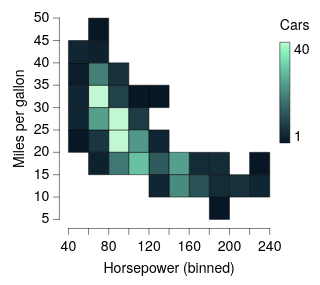

Here is the Vega-Lite specification saved for this chart:
### Vega-Lite specification from a JSON file in a GitHub repository (floating-point values rounded to 4 significant figures; data arrays with more than 128 entries replaced by an {"elided": "..."} marker saying what was removed)
{"background": null, "config": {"arc": {"fill": "#DBDBDB", "fillOpacity": 1.0, "innerRadius": 25.0, "padAngle": 0.03, "stroke": "black", "strokeOpacity": 1, "strokeWidth": 0.25}, "area": {"fill": "#DBDBDB", "fillOpacity": 1.0, "stroke": "black", "strokeOpacity": 1, "strokeWidth": 0.25}, "axis": {"domain": true, "domainCap": "round", "domainColor": "black", "domainWidth": 0.25, "grid": false, "gridCap": "round", "gridColor": "#F1F1F1", "gridDash": [0, 0], "gridOpacity": 1.0, "gridWidth": 0.25, "labelColor": "black", "labelFont": "HelveticaNeue", "labelFontSize": 7, "labelFontStyle": "normal", "labelFontWeight": 400, "offset": 4.5, "ticks": true, "tickCap": "round", "tickColor": "black", "tickRound": false, "tickSize": 3, "tickWidth": 0.25, "titleColor": "black", "titleFont": "HelveticaNeue", "titleFontSize": 7, "titleFontStyle": "normal", "titleFontWeight": 400}, "axisX": {"domain": true, "labelAlign": "center", "labelAngle": 0, "labels": true, "ticks": true, "translate": 0}, "axisY": {"domain": true, "labelAlign": "right", "labelAngle": 0, "labels": true, "ticks": true, "translate": 0}, "axisRight": {"domain": true, "labelAlign": "left", "labelAngle": 0, "labels": true, "ticks": true, "translate": 0}, "axisTop": {"domain": true, "labelAlign": "center", "labelAngle": 0, "labels": true, "ticks": true, "translate": 0}, "axisBand": {"tickOffset": 0}, "bar": {"fill": "#DBDBDB", "fillOpacity": 1.0, "stroke": "black", "strokeOpacity": 1, "strokeWidth": 0.25}, "boxplot": {"size": 9.0, "ticks": {"cornerRadius": 0.25, "fill": "black", "size": 4.5, "thickness": 0.25}, "box": {"fillOpacity": 1.0, "stroke": "black", "strokeOpacity": 1, "strokeWidth": 0.25}, "median": {"fill": "black", "fillOpacity": 1.0, "size": 9.0, "thickness": 0.25}, "rule": {"fill": "black", "fillOpacity": 1.0, "size": 10.0, "stroke": "black", "strokeDash": [0, 0], "strokeOpacity": 1, "strokeWidth": 0.25}, "outliers": {"color": "black", "fill": "black", "fillOpacity": 1.0, "size": 0, "stroke": "black", "strokeOpacity": 1, "strokeWidth": 0.25}}, "circle": {"fill": "black", "fillOpacity": 1.0, "size": 0.5, "stroke": null, "strokeOpacity": 1, "strokeWidth": 0.25}, "errorband": {"band": {"fillOpacity": 0.6, "stroke": null, "strokeWidth": 0.25, "strokeOpacity": 1}, "borders": {"opacity": 0, "strokeOpacity": 0.25, "strokeWidth": 1}}, "errorbar": {"opacity": 1, "rule": {"strokeDash": [0, 0], "strokeWidth": 0.25}, "ticks": {"color": "black", "cornerRadius": 0.125, "opacity": 1, "size": 6.0, "thickness": 0.25}, "thickness": 0.25}, "font": "HelveticaNeue", "geoshape": {"fill": "#DBDBDB", "fillOpacity": 1.0, "stroke": "black", "strokeOpacity": 1, "strokeWidth": 0.25}, "header": {"labelColor": "black", "labelFont": "HelveticaNeue", "labelFontSize": 7, "labelFontStyle": "normal", "labelFontWeight": 400, "titleColor": "black", "titleFont": "HelveticaNeue", "titleFontSize": 7, "titleFontStyle": "normal", "titleFontWeight": 400, "titlePadding": 0}, "legend": {"disable": false, "offset": 4.5, "gradientLength": 50.0, "gradientThickness": 5.0, "gradientOpacity": 1.0, "gradientStrokeColor": "black", "gradientStrokeWidth": 0.25, "labelColor": "black", "labelFont": "HelveticaNeue", "labelFontSize": 7, "labelFontStyle": "normal", "labelFontWeight": 400, "strokeColor": "black", "strokeWidth": 0, "symbolSize": 42, "symbolStrokeColor": "black", "symbolStrokeWidth": 0.25, "titleColor": "black", "titleFont": "HelveticaNeue", "titleFontSize": 7, "titleFontStyle": "normal", "titleFontWeight": 400}, "line": {"color": "black", "stroke": "black", "strokeCap": "round", "strokeDash": [0, 0], "strokeOpacity": 1, "strokeWidth": 0.375}, "point": {"filled": true, "fill": "#DBDBDB", "fillOpacity": 1.0, "size": 5.0, "stroke": "black", "strokeOpacity": 1, "strokeWidth": 0.25}, "range": {"category": ["#C6D9F1", "#F1C9CB", "#FEF0B9", "#CEE37A", "#7AA8E0", "#E589A3", "#FDDD5D", "#68B961", "#4177B1", "#C35082", "#E5C227", "#438156"], "diverging": {"scheme": ["#C35082", "#CE6D94", "#D989A7", "#E2A4BA", "#EABFCE", "#F1DBE2", "#F6F6F6", "#D7E0EB", "#B9CBE0", "#9BB6D5", "#7DA1C9", "#5F8CBD", "#4177B1"]}, "heatmap": {"scheme": ["#081726", "#132936", "#1E3D46", "#295157", "#366666", "#427C76", "#4F9385", "#5CAB95", "#6AC3A4", "#78DCB0", "#89F3BA", "#C1F7D2"]}, "ordinal": {"scheme": ["#F1F1F1", "#DBDBDB", "#C6C6C6", "#B2B2B2", "#9D9D9D", "#898989", "#767676", "#636363", "#515151", "#404040", "#2F2F2F", "#1F1F1F"]}, "ramp": {"scheme": ["#DFE9F7", "#C6D9F1", "#ADC8EC", "#94B8E6", "#7AA8E0", "#6097DA", "#4D87CA", "#4177B1", "#386898", "#2F597F", "#264A69", "#1D3A58"]}}, "rule": {"color": "black", "stroke": "black", "strokeCap": "round", "strokeDash": [2, 2], "strokeOpacity": 1, "strokeWidth": 0.25}, "scale": {"bandPaddingInner": 0.1, "bandPaddingOuter": 0.1, "round": false}, "rect": {"fill": "#DBDBDB", "fillOpacity": 1.0, "stroke": "black", "strokeOpacity": 1, "strokeWidth": 0.25}, "square": {"fill": "#DBDBDB", "fillOpacity": 1.0, "size": 10.0, "stroke": "black", "strokeOpacity": 1, "strokeWidth": 0.25}, "text": {"color": "black", "font": "HelveticaNeue", "fontSize": 7, "fontStyle": "normal", "fontWeight": 400}, "title": {"anchor": "middle", "frame": "group", "color": "black", "font": "HelveticaNeue", "fontSize": 7, "fontStyle": "normal", "fontWeight": 400, "subtitleColor": "black", "subtitleFont": "HelveticaNeue", "subtitleFontSize": "HelveticaNeue", "subtitleFontStyle": "normal", "subtitleFontWeight": 400}, "view": {"continuousWidth": 100, "continuousHeight": 100, "discreteWidth": 100, "discreteHeight": 100, "fill": null, "stroke": null, "strokeWidth": 0.25}}, "data": {"name": "data-7285c4e2e195e5a75737a34913199f5f"}, "mark": {"type": "rect"}, "encoding": {"color": {"aggregate": "count", "title": "Cars", "type": "quantitative"}, "x": {"bin": {"maxbins": 12}, "field": "Horsepower", "type": "quantitative"}, "y": {"bin": {"maxbins": 12}, "field": "Miles_per_Gallon", "title": "Miles per gallon", "type": "quantitative"}}, "$schema": "https://vega.github.io/schema/vega-lite/v6.4.1.json", "datasets": {"data-7285c4e2e195e5a75737a34913199f5f": {"elided": "392 records"}}}
